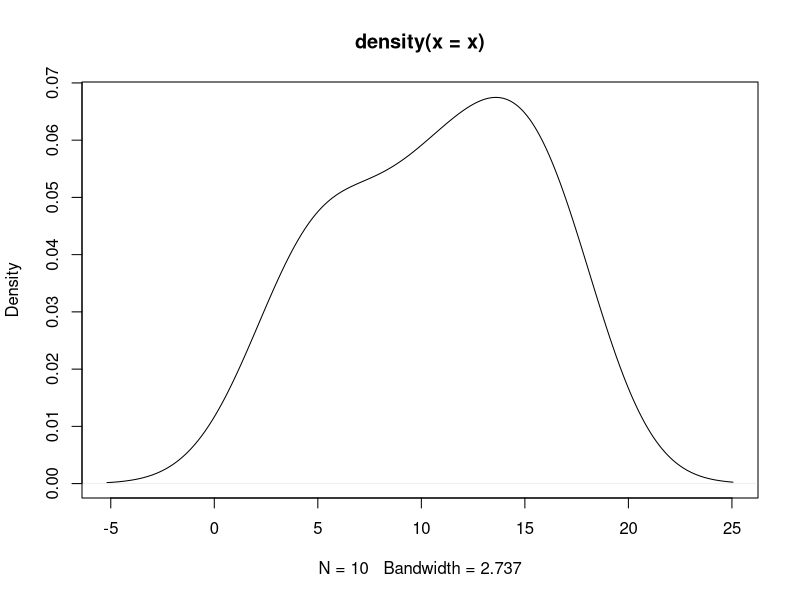
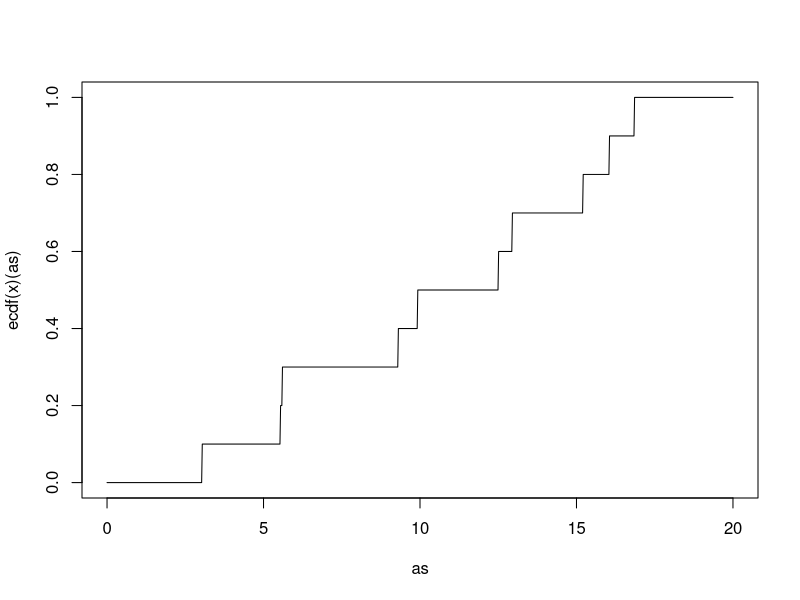
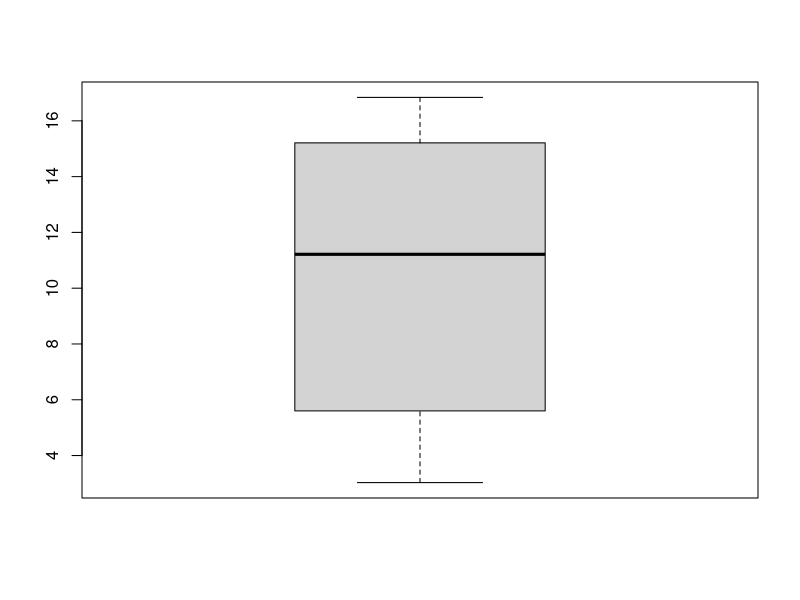

Write R code to recreate these figures, in order.
dat <- read.table('bearings.txt')
x <- dat$V1
y <- dat$V2
n <- length(x)

as <- seq(0, 20, length.out=1000)
plot(density(x))
plot(as, ecdf(x)(as), type='l')
boxplot(x)

a <- t.test(x,y)
print(a)

#p-waarde benaderen
B <- 10000
res <- numeric(B)
base <- mean(x)-mean(y)

s <- sum(c(x,y))
for (i in 1:B){
  z <- sample(c(x,y), size = n)
  res[i] <- ((abs(mean(z)-(s-sum(z))/n))>abs(base))
}

print(paste('p-waarde be adering', mean(res)))


